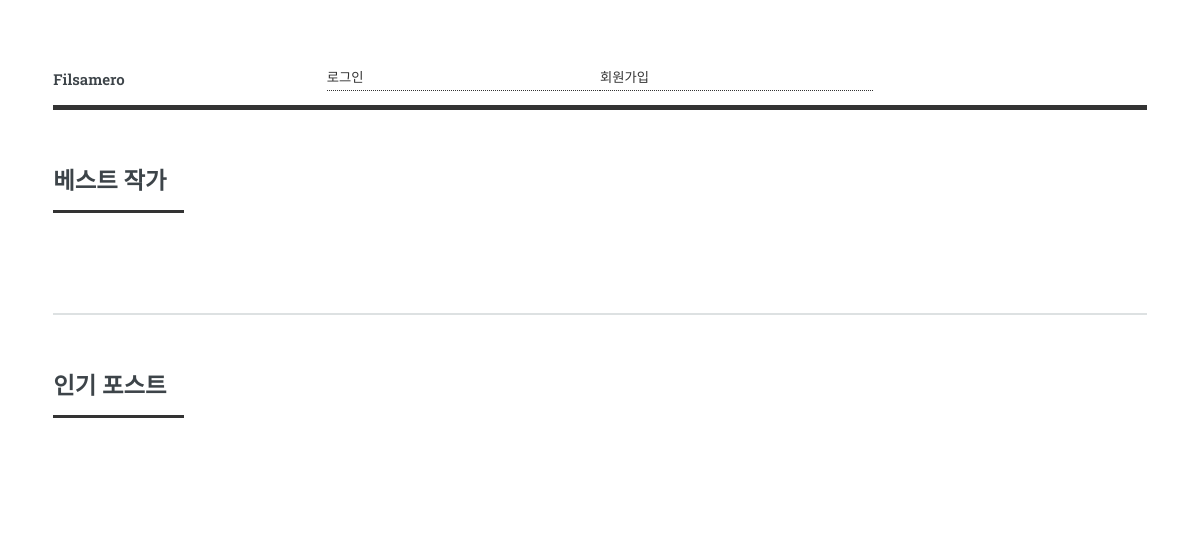
/community/, run on an earlier commit of the app's database.
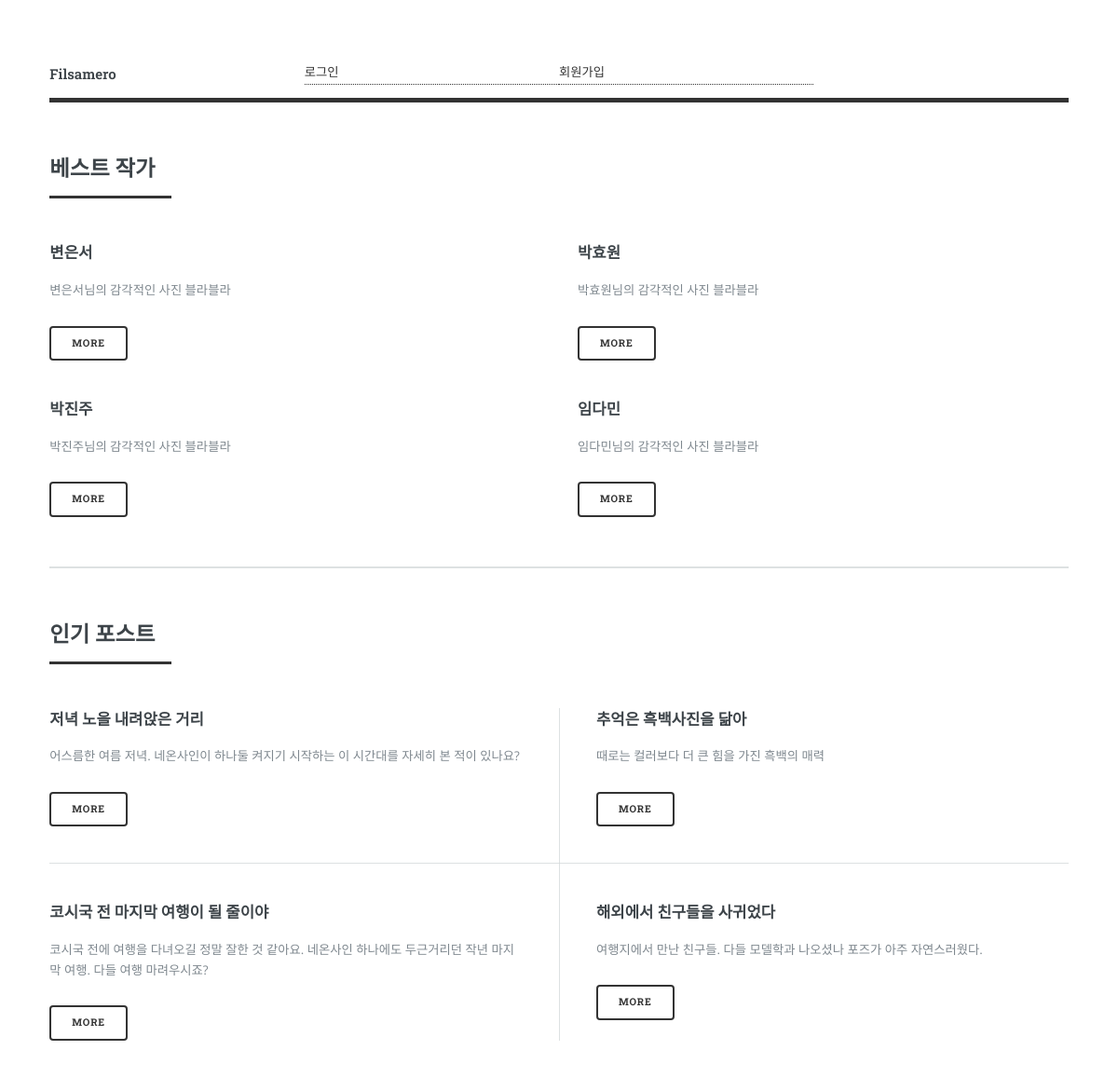
And on a later commit of the database.
### blogApp/models.py (models this page shows, shortened)
class Blog(models.Model):
    objects = models.Manager()
    title = models.CharField(max_length=100)
    writer = models.CharField(max_length=100)
    pub_date = models.DateTimeField()
    body = models.TextField()
    image = models.ImageField(upload_to = 'images/', default = "")

### blogApp/views.py (the view)
# urls.py: path('', mainpage, name="mainpage"), # main page
def main(request):
    blogs = Blog.objects.all()
    paginator = Paginator(blogs,6)
    page = request.GET.get('page')
    posts = paginator.get_page(page)
    context = {
        'blogs' : blogs,
        'posts' : posts
    }
    return render(request,'community.html',context)

### blogApp/templates/community.html (shortened to what this page needs)
{% load static %}
<!DOCTYPE html>
<html>
  <head>
    <link rel="stylesheet" href="{% static 'css/main.css' %}" />
  </head>
  <body class="is-preload">
    <div id="wrapper">
		<div id="main">
		  <div class="inner">
			<header id="header">
			  <a href="{% url 'mainpage' %}" class="logo"><strong>Filsamero</strong></a>
			  {% if user.is_authenticated %}
			  <a href = "{% url 'logout' %}" >로그아웃</a>
			  {% else %}
			  <a href = "{% url 'login' %}" >로그인</a>
			  <a href = "{% url 'signup' %}">회원가입</a>
			  {% endif %}
			  <ul class="icons">
			  </ul>
			</header>
			<section>
			  <header class="major">
				<h2>베스트 작가</h2>
			  </header>
			  <div class="features">
				{% for i in blogs %}
				<article>
				  <div class="content">
					<h3>{{i.writer}}</h3>
					<p>{{i.writer}}님의 감각적인 사진 블라블라</p>
					<ul class="actions">
						<li><a href="{% url 'detail' i.id %}" class="button">More</a></li>
					</ul>
				  </div>
				</article>
				{% endfor %}
			</section>
			<section>
			  <header class="major">
				<h2>인기 포스트</h2>
			  </header>
			  <div class="posts">
				{% for i in blogs %}
				<article>
					<h3>{{i.title}}</h3>
					<p>{{i.body}}</p>
					<ul class="actions">
					  <li><a href="{% url 'detail' i.id %}" class="button">More</a></li>
					</ul>
				</article>
        		{% endfor %}
			  </div>
			</section>
		  </div>
		</div>
	  </div>
	</body>
  </html>

What changed in the data, as far as the page shows it:
added Blog: writer "변은서", title "저녁 노을 내려앉은 거리", body "어스름한 여름 저녁. 네온사인이 하나둘 켜지기 시작하는 이 시간대를 자세히 본 적이 있나요?"
added Blog: writer "박효원", title "추억은 흑백사진을 닮아", body "때로는 컬러보다 더 큰 힘을 가진 흑백의 매력"
added Blog: writer "박진주", title "코시국 전 마지막 여행이 될 줄이야", body "코시국 전에 여행을 다녀오길 정말 잘한 것 같아요. 네온사인 하나에도 두근거리던 작년 마지막 여행. 다들 여행 마려우시죠?"
added Blog: writer "임다민", title "해외에서 친구들을 사귀었다", body "여행지에서 만난 친구들. 다들 모델학과 나오셨나 포즈가 아주 자연스러웠다."
